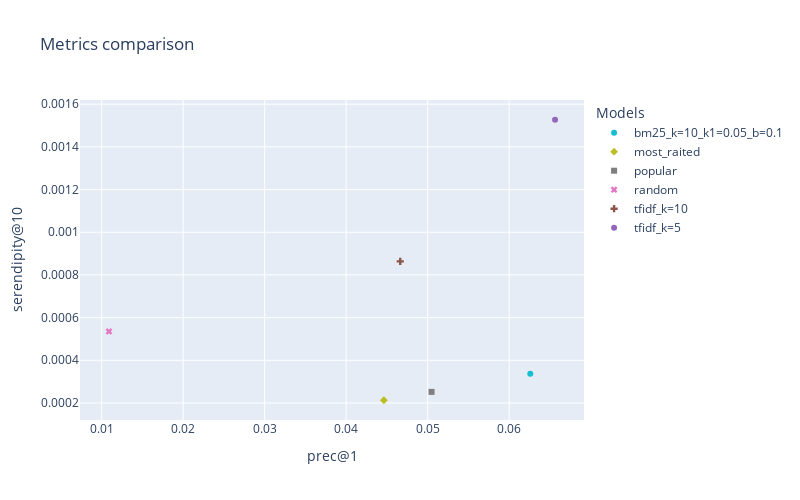

Notebook code cell kept with this figure:
### Code cell
app_with_meta_custom.fig.update_layout(
        title="Metrics comparison",
)

### Figure 1 — Plotly figure (JSON) as saved in the notebook; plotly's stock layout.template omitted (floating-point values rounded to 4 significant figures)
{"data": [{"hovertemplate": "model=bm25_k=10_k1=0.05_b=0.1<br>prec@1=%{x}<br>serendipity@10=%{y}<extra></extra>", "legendgroup": "bm25_k=10_k1=0.05_b=0.1", "marker": {"color": "#17BECF", "symbol": "circle"}, "mode": "markers", "name": "bm25_k=10_k1=0.05_b=0.1", "orientation": "v", "showlegend": true, "type": "scatter", "x": [0.06258], "xaxis": "x", "y": [0.0003366], "yaxis": "y"}, {"hovertemplate": "model=most_raited<br>prec@1=%{x}<br>serendipity@10=%{y}<extra></extra>", "legendgroup": "most_raited", "marker": {"color": "#BCBD22", "symbol": "diamond"}, "mode": "markers", "name": "most_raited", "orientation": "v", "showlegend": true, "type": "scatter", "x": [0.04463], "xaxis": "x", "y": [0.0002127], "yaxis": "y"}, {"hovertemplate": "model=popular<br>prec@1=%{x}<br>serendipity@10=%{y}<extra></extra>", "legendgroup": "popular", "marker": {"color": "#7F7F7F", "symbol": "square"}, "mode": "markers", "name": "popular", "orientation": "v", "showlegend": true, "type": "scatter", "x": [0.05047], "xaxis": "x", "y": [0.000252], "yaxis": "y"}, {"hovertemplate": "model=random<br>prec@1=%{x}<br>serendipity@10=%{y}<extra></extra>", "legendgroup": "random", "marker": {"color": "#E377C2", "symbol": "x"}, "mode": "markers", "name": "random", "orientation": "v", "showlegend": true, "type": "scatter", "x": [0.0109], "xaxis": "x", "y": [0.0005352], "yaxis": "y"}, {"hovertemplate": "model=tfidf_k=10<br>prec@1=%{x}<br>serendipity@10=%{y}<extra></extra>", "legendgroup": "tfidf_k=10", "marker": {"color": "#8C564B", "symbol": "cross"}, "mode": "markers", "name": "tfidf_k=10", "orientation": "v", "showlegend": true, "type": "scatter", "x": [0.04663], "xaxis": "x", "y": [0.0008635], "yaxis": "y"}, {"hovertemplate": "model=tfidf_k=5<br>prec@1=%{x}<br>serendipity@10=%{y}<extra></extra>", "legendgroup": "tfidf_k=5", "marker": {"color": "#9467BD", "symbol": "circle"}, "mode": "markers", "name": "tfidf_k=5", "orientation": "v", "showlegend": true, "type": "scatter", "x": [0.06562], "xaxis": "x", "y": [0.001527], "yaxis": "y"}], "layout": {"height": 500, "legend": {"title": {"text": "Models"}, "tracegroupgap": 0}, "showlegend": true, "title": {"text": "Metrics comparison"}, "width": 800, "xaxis": {"anchor": "y", "domain": [0, 1], "title": {"text": "prec@1"}}, "yaxis": {"anchor": "x", "domain": [0, 1], "title": {"text": "serendipity@10"}}}}
